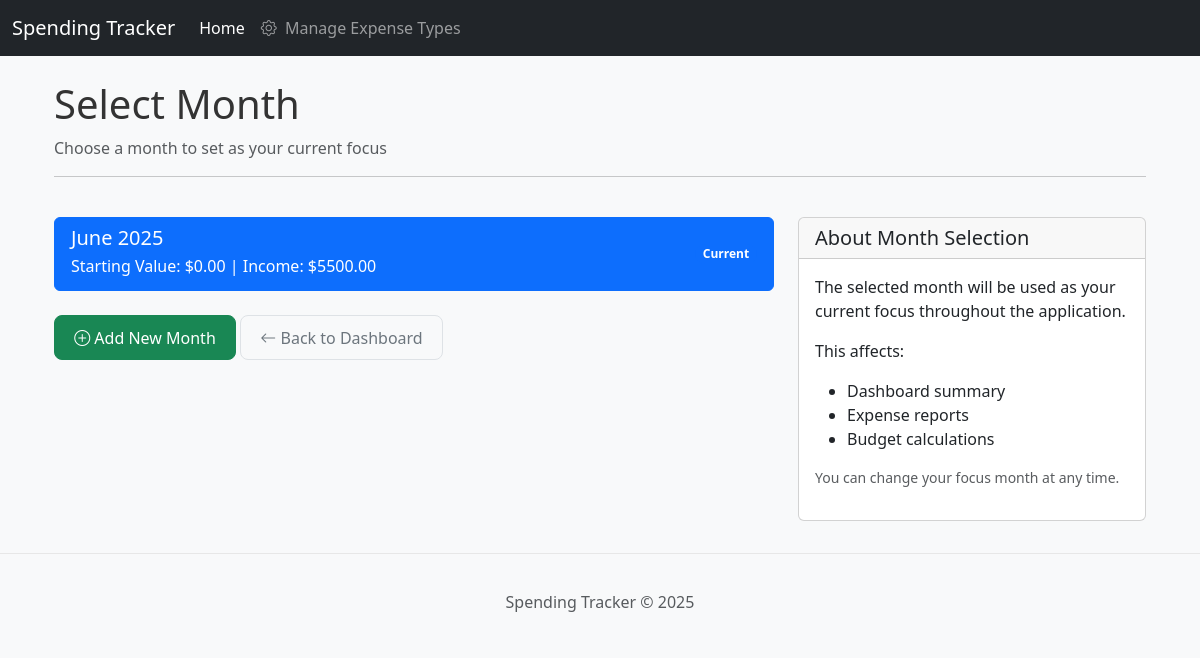
Before: /month/months with the older database file.
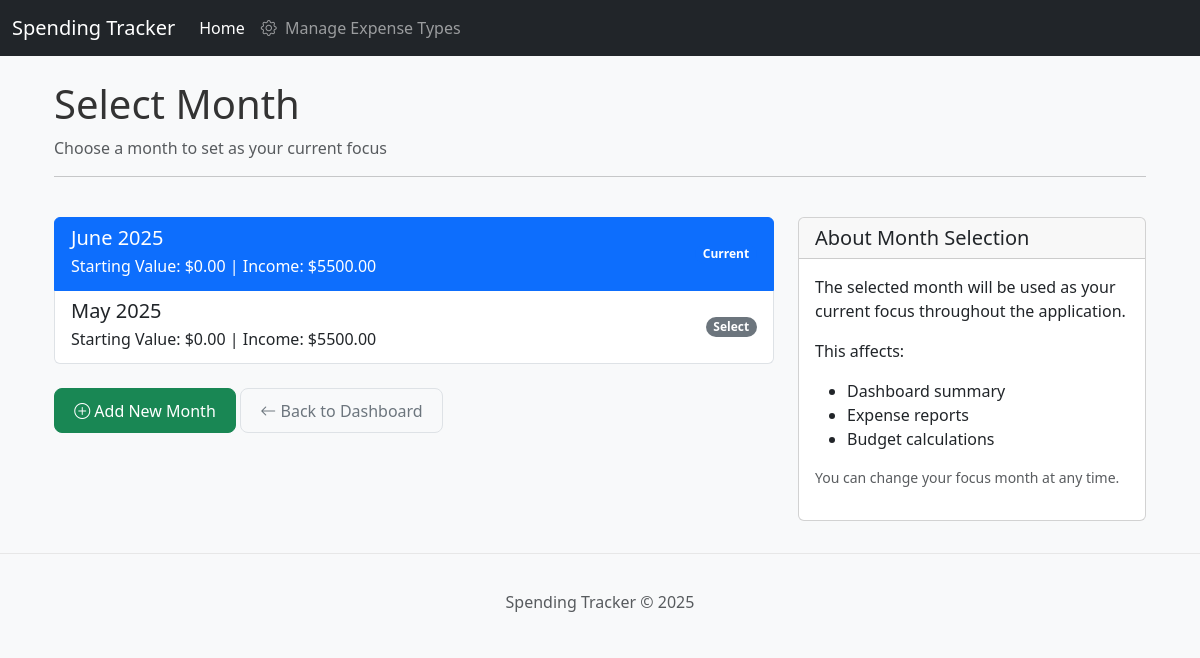
After: the same page with the newer database file.
### tables this page shows
CREATE TABLE months (
            id INTEGER PRIMARY KEY AUTOINCREMENT,
            month INTEGER NOT NULL CHECK (month >= 1 AND month <= 12),
            year INTEGER NOT NULL CHECK (year >= 2020),
            starting_bank_value DECIMAL(10, 2) DEFAULT 0.00,
            monthly_income DECIMAL(10, 2) DEFAULT 0.00,
            created_at TIMESTAMP DEFAULT CURRENT_TIMESTAMP,
            UNIQUE(month, year)
        );

### templateLogic/month_routes.py (the view)
@month_routes.route('/months', methods=['GET'])
def list_months():
    conn = get_db_connection()
    months = conn.execute('SELECT * FROM months ORDER BY year DESC, month DESC').fetchall()
    current_month_id = None
    if 'current_month_id' in session:
        current_month_id = session['current_month_id']
    else:
        current_month = conn.execute('SELECT id FROM months ORDER BY year DESC, month DESC LIMIT 1').fetchone()
        if current_month:
            current_month_id = current_month['id']
            session['current_month_id'] = current_month_id
    conn.close()
    return render_template('select_month.html', months=months, current_month_id=current_month_id)

### app.py (called while the page is built)
@app.context_processor
def inject_current_year():
    return {'current_year': datetime.utcnow().year}

### templateLogic/month_routes.py (called while the page is built)
def get_db_connection():
    conn = sqlite3.connect(DB_PATH)
    conn.row_factory = sqlite3.Row
    return conn

### templates/select_month.html (shortened to what this page needs)
{% extends "base.html" %}
{% block content %}
<div class="container">
    <div class="row mb-4">
        <div class="col">
            <h1>Select Month</h1>
            <p class="text-muted">Choose a month to set as your current focus</p>
            <hr>
        </div>
    </div>
    <div class="row">
        <div class="col-md-8">
            {% if months %}
                <div class="list-group">
                    {% for month in months %}
                        <a href="{{ url_for('month_routes.set_current_month', month_id=month.id) }}"
                           class="list-group-item list-group-item-action d-flex justify-content-between align-items-center
                                  {% if month.id == current_month_id %}active{% endif %}">
                            <div>
                                <h5 class="mb-1">{{ [
                                    'January', 'February', 'March', 'April', 'May', 'June',
                                    'July', 'August', 'September', 'October', 'November', 'December'
                                ][month.month-1] }} {{ month.year }}</h5>
                                <p class="mb-1">Starting Value: ${{ "%.2f"|format(month.starting_bank_value) }} | Income: ${{ "%.2f"|format(month.monthly_income) }}</p>
                            </div>
                            {% if month.id == current_month_id %}
                                <span class="badge bg-primary rounded-pill">Current</span>
                            {% else %}
                                <span class="badge bg-secondary rounded-pill">Select</span>
                            {% endif %}
                        </a>
                    {% endfor %}
                </div>
            {% else %}
                <div class="alert alert-warning">
                    No months found in the database. Please ensure the database is set up correctly.
                </div>
            {% endif %}
            <div class="mt-4">
                <button type="button" class="btn btn-success" data-bs-toggle="modal" data-bs-target="#addMonthModal">
                    <i class="bi bi-plus-circle"></i> Add New Month
                </button>
                <a href="{{ url_for('index') }}" class="btn btn-outline-secondary">
                    <i class="bi bi-arrow-left"></i> Back to Dashboard
                </a>
            </div>
        </div>
        <div class="col-md-4">
            <div class="card">
                <div class="card-header">
                    <h5 class="card-title mb-0">About Month Selection</h5>
                </div>
                <div class="card-body">
                    <p>The selected month will be used as your current focus throughout the application.</p>
                    <p>This affects:</p>
                    <ul>
                        <li>Dashboard summary</li>
                        <li>Expense reports</li>
                        <li>Budget calculations</li>
                    </ul>
                    <p class="text-muted small">You can change your focus month at any time.</p>
                </div>
            </div>
        </div>
    </div>
</div>
{% endblock %}

### templates/base.html (shortened to what this page needs)
<!DOCTYPE html>
<html lang="en">
<head>
    <link href="https://cdn.jsdelivr.net/npm/bootstrap@5.3.0-alpha1/dist/css/bootstrap.min.css" rel="stylesheet">
    <link rel="stylesheet" href="https://cdn.jsdelivr.net/npm/bootstrap-icons@1.11.1/font/bootstrap-icons.css">
    <link rel="stylesheet" href="{{ url_for('static', filename='css/style.css') if 'static/css/style.css' else '' }}">
</head>
<body>
    <nav class="navbar navbar-expand-lg navbar-dark bg-dark fixed-top">
        <div class="container-fluid">
            <a class="navbar-brand" href="{{ url_for('index') }}">Spending Tracker</a>
            <div class="collapse navbar-collapse" id="navbarNav">
                <ul class="navbar-nav me-auto mb-2 mb-lg-0">
                    <li class="nav-item">
                        <a class="nav-link active" aria-current="page" href="{{ url_for('index') }}">Home</a>
                    </li>
                    <li class="nav-item">
                        <a class="nav-link" href="{{ url_for('expense_type_routes.manage_expense_types') }}">
                            <i class="bi bi-gear me-1"></i> Manage Expense Types
                        </a>
                    </li>
                </ul>
            </div>
        </div>
    </nav>
    <main class="container mt-4">
        {% block content %}{% endblock %}
    </main>
    <footer class="footer">
        <div class="container">
            <span class="text-muted">Spending Tracker &copy; {{ current_year }}</span>
        </div>
    </footer>
</body>
</html>

### static/css/style.css (style rules this page uses)
body { padding-top: 56px; background-color: #f8f9fa; color: #333; font-family: 'Segoe UI', Roboto, 'Helvetica Neue', Arial, sans-serif; }
.container { margin-top: 20px; }
.btn { border-radius: 8px; padding: 0.6rem 1.2rem; font-weight: 500; transition: all 0.3s ease; }
.btn-outline-secondary { border-color: #dee2e6; color: #6c757d; }
.footer { padding: 1rem 0; text-align: center; margin-top: 2rem; background-color: #e9ecef; border-top: 1px solid #dee2e6; }

### templates/base.html (style rules this page uses)
body { padding-top: 56px; }
.footer { padding: 1rem 0; text-align: center; margin-top: 2rem; background-color: #f8f9fa; border-top: 1px solid #e7e7e7; }

Changed rows visible on the page:
added months: month "May", year "2025", starting_bank_value "0.00", monthly_income "5500.00", shows "Select"
